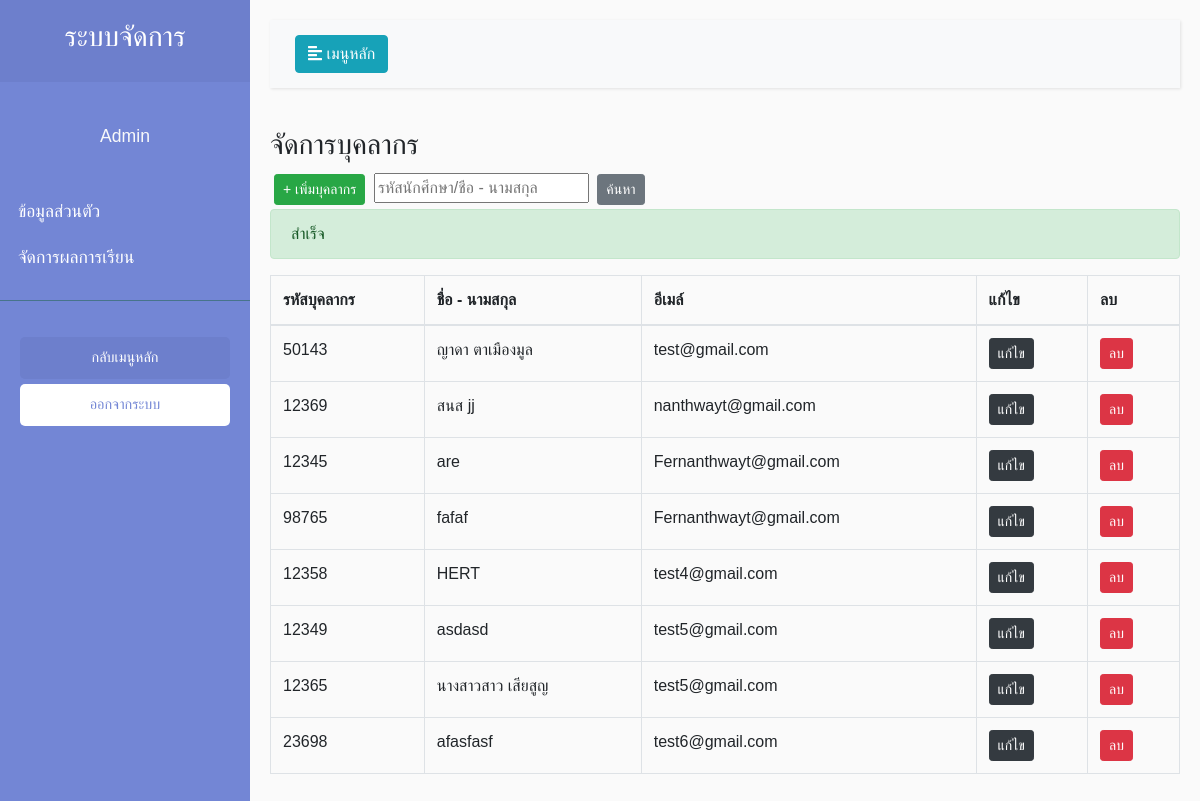
Screenshot of /view/managerPersonnel/ManagerPersonnel.php?susccess=1 with the database file from the repository.
### tables this page shows
CREATE TABLE `teacher_tb` (
  `tc_id` int(11) NOT NULL,
  `tc_code` varchar(255) NOT NULL,
  `tc_name` varchar(255) NOT NULL,
  `tc_idCard` varchar(255) NOT NULL,
  `tc_email` varchar(255) NOT NULL,
  `tc_date` date NOT NULL
);

### view/managerPersonnel/ManagerPersonnel.php (the view, shortened to what this page needs)
<?php
include_once('../../model/connect.php');error_reporting(0);
if($_SESSION['Type_id'] == 2){
    $sql ="SELECT * FROM `teacher_tb` WHERE `tc_code` = '".$_SESSION['id']."'";
    $query = $conn->query($sql);
    $result = $query -> FETCH_ASSOC();
    $name = $result['tc_name'];
    $code = $result['tc_code'];
    $date = $result['tc_date'];
}
else{
    $name = 'Admin';
}
$sql = "SELECT * FROM teacher_tb";
$query = $conn->query($sql);
?>
<!DOCTYPE html>
<html>
<head>
    <link rel="stylesheet" href="https://stackpath.bootstrapcdn.com/bootstrap/4.1.0/css/bootstrap.min.css"
>
    <link rel="stylesheet" href="../../style/Style.css">
</head>
<body class="setfont">
    <div class="wrapper">
        <nav id="sidebar">
            <div class="sidebar-header">
                <h3 class="text-center">ระบบจัดการ</h3>
            </div>
            <p class="text-center text-light mt-3 setfont"><?php echo $name; ?> </p>
            <ul class="list-unstyled components pl-2">
            <?php if($_SESSION['Type_id'] == 1){ ?>
                <li>
                    <a href="../main/Main.php">ข้อมูลส่วนตัว</a>
                </li>
                <li>
                    <a href="../managerPersonnel/ManagerPersonnel.php">จัดการบุคลากร</a>
                </li>
                <li>
                    <a href="../managerSubject/ManagerSubject.php">จัดการรายวิชา</a>
                </li>
                <li>
                    <a href="../managerStudent/ManagerStudent.php">จัดการนักศึกษา</a>
                </li>
                <li>
                    <a href="../managerProgram/Program.php">จัดการแผนการเรียน</a>
                </li>
                <li>
                    <a href="../register/Register.php">ลงทะเบียน</a>
                </li>
            <?php } else{?>
                <li>
                    <a href="">ข้อมูลส่วนตัว</a>
                </li>
                <li>
                    <a href="../setScore/SubjectList.php">จัดการผลการเรียน</a>
                </li>
            <?php } ?>
            </ul>
            <ul class="list-unstyled CTAs">
                <li>
                    <a href="../../index.php" class="article">กลับเมนูหลัก</a>
                </li>
                <li>
                    <a href="../../control/logout/Logout.php" class="download">ออกจากระบบ</a>
                </li>
            </ul>
        </nav>
        <div id="content">
            <nav class="navbar navbar-expand-lg navbar-light bg-light">
                <div class="container-fluid">
                    <button type="button" id="sidebarCollapse" class="btn btn-info">
                        <i class="fas fa-align-left"></i>
                        <span>เมนูหลัก</span>
                    </button>
                </div>
            </nav>
            <h3>จัดการบุคลากร</h3>
<button class="btn btn-success btn-sm m-1"><a href="./AddPersonal.php"> + เพิ่มบุคลากร</a></button>
<input type="text" placeholder="รหัสนักศึกษา/ชื่อ - นามสกุล">
<button class="btn btn-secondary btn-sm m-1">ค้นหา</button>
                        <?php if($_GET['susccess'] == 1){ ?>
    <div class="alert alert-success" role="alert">
  สำเร็จ
</div>
<?php }else if($_GET['susccess'] == 2) { ?>
    <div class="alert alert-danger" role="alert">
  มีบางอย่างผิดพลาด ลองอีกครั้ง
</div> <?php } ?>
            <table class="table table-bordered mt-3">
                <thead>
                    <tr>
                        <th scope="col">รหัสบุคลากร</th>
                        <th scope="col">ชื่อ - นามสกุล</th>
                        <th scope="col">อีเมล์</th>
                        <th scope="col">แก้ไข</th>
                        <th scope="col">ลบ</th>
                      </tr>
                    </thead>
                    <tbody>
                        <tbody>
                            <tr>
                            <?php while($result = $query->fetch_assoc()){ ?>
                              <td><?php echo $result['tc_code']; ?></td>
                              <td><?php echo $result['tc_name']; ?></td>
                              <td><?php echo $result['tc_email']; ?></td>
                              <td><a class="btn btn-dark btn-sm" href="./EditPersonal.php?tcID=<?php echo $result['tc_id']; ?>">แก้ไข</a></td>
                              <td><a class="btn btn-danger btn-sm" href="JavaScript:if(confirm('คุณแน่ใจแล้วใช่ไหม?') == true){window.location='../../control/personnal/DelPersonal.php?id=<?php echo $result["tc_id"];?>';}">ลบ</a></td>
                            </tr>
                            <?php } ?>
                          </tbody>
                  </table>
        </div>
</body>
</html>

### style/Style.css (style rules this page uses)
body { font-family: 'Kanit', sans-serif; }
.setfont { font-family: 'Kanit', sans-serif; }
body { font-family: 'Poppins', sans-serif; background: #fafafa; }
p { font-family: 'Poppins', sans-serif; font-size: 1.1em; font-weight: 300; line-height: 1.7em; color: #999; }
a, a:hover, a:focus { color: inherit; text-decoration: none; transition: all 0.3s; }
.navbar { padding: 15px 10px; background: #fff; border: none; border-radius: 0; margin-bottom: 40px; box-shadow: 1px 1px 3px rgba(0, 0, 0, 0.1); }
.wrapper { display: flex; width: 100%; align-items: stretch; }
#sidebar { min-width: 250px; max-width: 250px; background: #7386D5; color: #fff; transition: all 0.3s; }
#sidebar .sidebar-header { padding: 20px; background: #6d7fcc; }
#sidebar ul.components { padding: 20px 0; border-bottom: 1px solid #47748b; }
#sidebar ul li a { padding: 10px; font-size: 1.1em; display: block; }
ul.CTAs { padding: 20px; }
ul.CTAs a { text-align: center; font-size: 0.9em !important; display: block; border-radius: 5px; margin-bottom: 5px; }
a.download { background: #fff; color: #7386D5; }
a.article, a.article:hover { background: #6d7fcc !important; color: #fff !important; }
#content { width: 100%; padding: 20px; min-height: 100vh; transition: all 0.3s; }

### rows the page displays
teacher_tb: tc_code "50143", tc_name "ญาดา ตาเมืองมูล", tc_email "test@gmail.com"
teacher_tb: tc_code "12369", tc_name "สนส jj", tc_email "nanthwayt@gmail.com"
teacher_tb: tc_code "12345", tc_name "are", tc_email "Fernanthwayt@gmail.com"
teacher_tb: tc_code "98765", tc_name "fafaf", tc_email "Fernanthwayt@gmail.com"
teacher_tb: tc_code "12358", tc_name "HERT", tc_email "test4@gmail.com"
teacher_tb: tc_code "12349", tc_name "asdasd", tc_email "test5@gmail.com"
teacher_tb: tc_code "12365", tc_name "นางสาวสาว เสียสูญ", tc_email "test5@gmail.com"
teacher_tb: tc_code "23698", tc_name "afasfasf", tc_email "test6@gmail.com"

### other values shown
$name "Admin"
